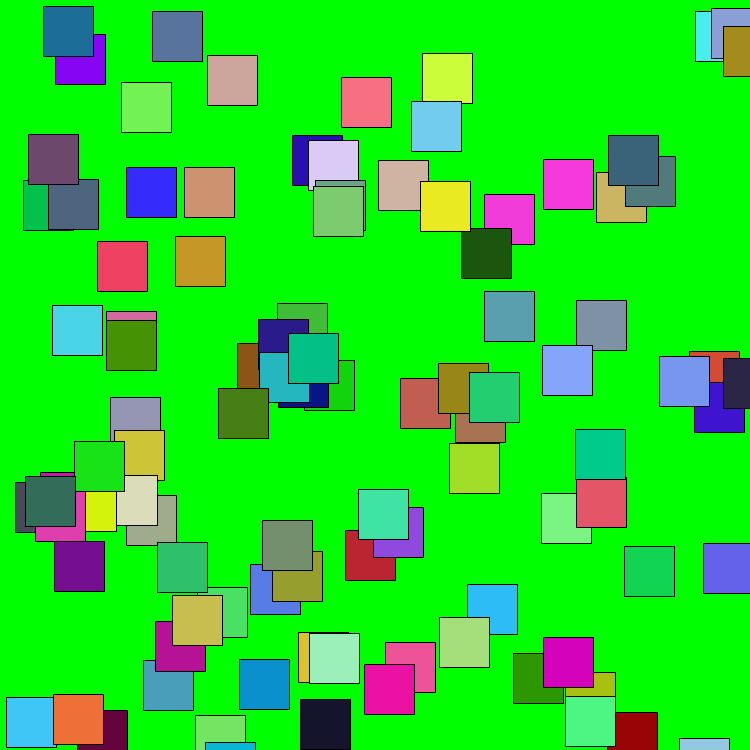
Frame 1 (no input)
Frame 60 (the mouse pressed at the canvas centre just before this capture): identical to frame 1, image omitted
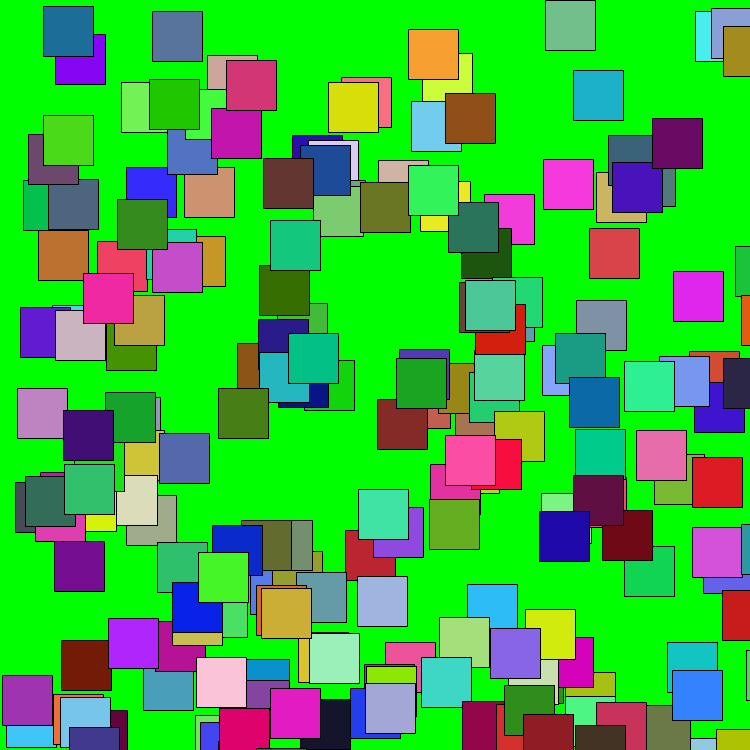
Frame 120 (the mouse held since frame 60 and released just before this capture)

The Processing sketch that drew these frames (run headless with seeded random() and noise(); from frame 60 on, the mouse is pressed at the canvas centre):

// Processing sketch: processing_74430
// ── processing_74430.pde

// Brandan H. Computer prog. 1 block 7
int x=1;
void setup()
{
  size (750,750);
  background(0,255,0);
}
void draw()
{
  while (x<=100)
  {
    float y=random(width);
    float z=random(height);
    fill(random(255),random(255),random(255));
    rect(y,z,50,50);
    x++;
  }
}
void mousePressed()
{
  x=1;
  background(0,255,0);
}
